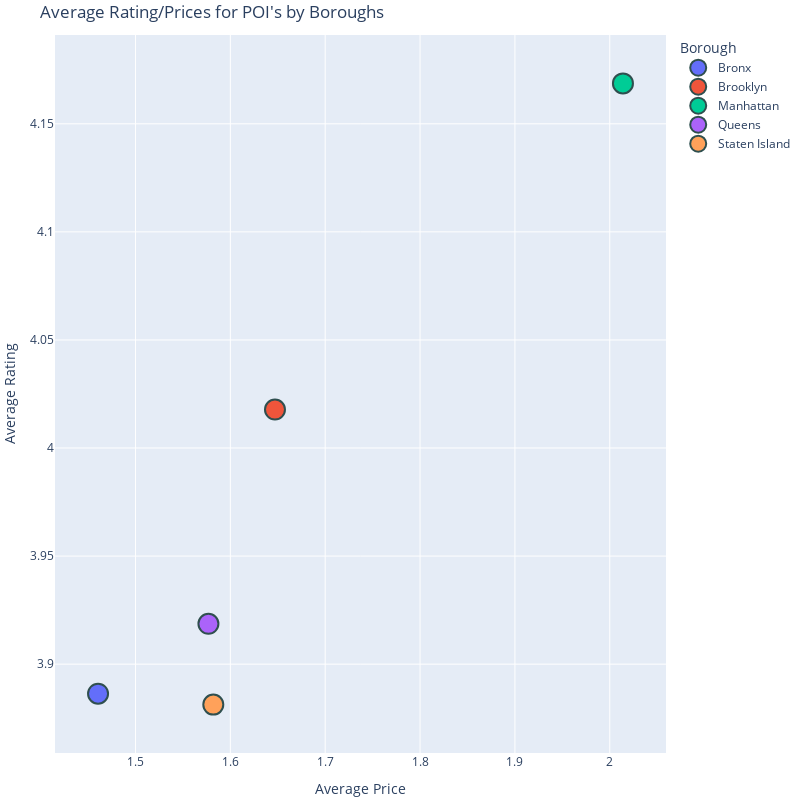

Notebook cell for this chart:
### Code cell
# Create scatter plot based off new DataFrame
fig = px.scatter(borough_avg, x='Average Price', y='Average Rating', color='Borough',
                title="Average Rating/Prices for POI\'s by Boroughs",
                width=800, height=800)

# Customize scatter points
fig.update_traces(marker=dict(size=20,
                              line=dict(width=2,
                                        color='DarkSlateGrey')),
                  selector=dict(mode='markers'))

# Customize graph layout
fig.update_layout(
    margin=dict(l=5, r=5, t=35, b=5),
    paper_bgcolor="White",
)

# Show graph (autoscaled)
fig.show()

### Figure 1 — Plotly figure (JSON) as saved in the notebook; plotly's stock layout.template omitted (floating-point values rounded to 4 significant figures)
{"data": [{"hovertemplate": "Borough=Bronx<br>Average Price=%{x}<br>Average Rating=%{y}<extra></extra>", "legendgroup": "Bronx", "marker": {"color": "#636efa", "line": {"color": "DarkSlateGrey", "width": 2}, "size": 20, "symbol": "circle"}, "mode": "markers", "name": "Bronx", "orientation": "v", "showlegend": true, "type": "scatter", "x": [1.461], "xaxis": "x", "y": [3.886], "yaxis": "y"}, {"hovertemplate": "Borough=Brooklyn<br>Average Price=%{x}<br>Average Rating=%{y}<extra></extra>", "legendgroup": "Brooklyn", "marker": {"color": "#EF553B", "line": {"color": "DarkSlateGrey", "width": 2}, "size": 20, "symbol": "circle"}, "mode": "markers", "name": "Brooklyn", "orientation": "v", "showlegend": true, "type": "scatter", "x": [1.647], "xaxis": "x", "y": [4.018], "yaxis": "y"}, {"hovertemplate": "Borough=Manhattan<br>Average Price=%{x}<br>Average Rating=%{y}<extra></extra>", "legendgroup": "Manhattan", "marker": {"color": "#00cc96", "line": {"color": "DarkSlateGrey", "width": 2}, "size": 20, "symbol": "circle"}, "mode": "markers", "name": "Manhattan", "orientation": "v", "showlegend": true, "type": "scatter", "x": [2.014], "xaxis": "x", "y": [4.169], "yaxis": "y"}, {"hovertemplate": "Borough=Queens<br>Average Price=%{x}<br>Average Rating=%{y}<extra></extra>", "legendgroup": "Queens", "marker": {"color": "#ab63fa", "line": {"color": "DarkSlateGrey", "width": 2}, "size": 20, "symbol": "circle"}, "mode": "markers", "name": "Queens", "orientation": "v", "showlegend": true, "type": "scatter", "x": [1.577], "xaxis": "x", "y": [3.919], "yaxis": "y"}, {"hovertemplate": "Borough=Staten Island<br>Average Price=%{x}<br>Average Rating=%{y}<extra></extra>", "legendgroup": "Staten Island", "marker": {"color": "#FFA15A", "line": {"color": "DarkSlateGrey", "width": 2}, "size": 20, "symbol": "circle"}, "mode": "markers", "name": "Staten Island", "orientation": "v", "showlegend": true, "type": "scatter", "x": [1.582], "xaxis": "x", "y": [3.881], "yaxis": "y"}], "layout": {"height": 800, "legend": {"title": {"text": "Borough"}, "tracegroupgap": 0}, "margin": {"b": 5, "l": 5, "r": 5, "t": 35}, "paper_bgcolor": "White", "title": {"text": "Average Rating/Prices for POI's by Boroughs"}, "width": 800, "xaxis": {"anchor": "y", "domain": [0, 1], "title": {"text": "Average Price"}}, "yaxis": {"anchor": "x", "domain": [0, 1], "title": {"text": "Average Rating"}}}}
